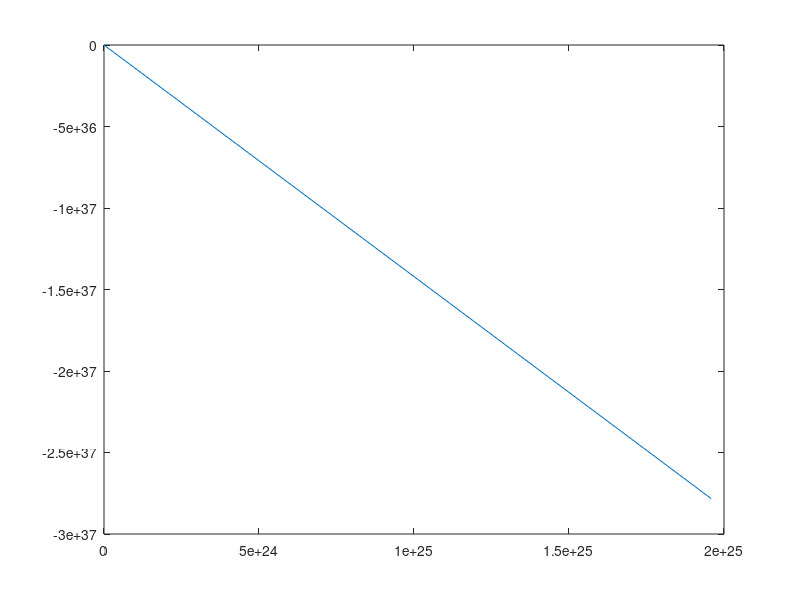

This chart was generated by the following MATLAB code:
clear all
clc

% Create Cartesian coordinates x and y
[x, y] = meshgrid(1:0.2:4, -2:0.2:2);

% Define te flow field (velocity components u and v)
u = 3*x.^2;
v = 5*y.^2-x.^3;

% % Create the quiver plot
% figure;
% quiver(x, y, u, v);
% % Add labels and title
% xlabel('X');
% ylabel('Y');
% title('Quiver Plot Example');

% Define te seeding point (x0, y0) = (2,-2)
xi = 2;
yi = -2;

% Define te time step for te integration
dt = 0.1;

% Initialize te trajectory at the seeding point
X(1) = xi;
Y(1) = yi;

for i=1:8
    ui = 3*xi.^2 ;
    vi = 5*yi.^(2)-xi^3;
    U(i)=ui;
    V(i)=vi;
    xi = xi+ui*dt ;
    yi = yi+vi*dt ;
    X(i+1) = xi ;
    Y(i+1) = yi ;
end

% Plot te trajectory
figure;
plot(X,Y)
   
